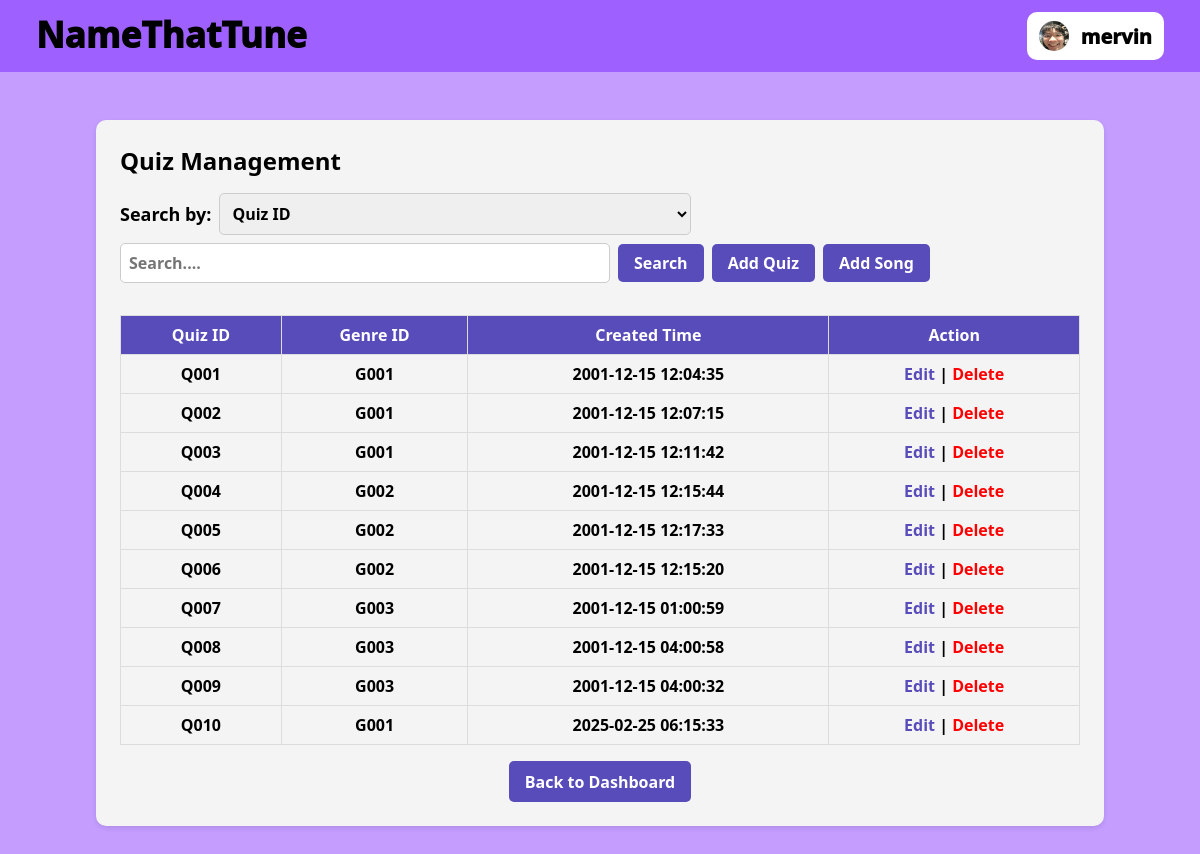
The app's page /admin_quiz_management.php (signed in) with its own data.
### tables this page shows
CREATE TABLE `quiz` (
  `QuizID` varchar(255) NOT NULL,
  `GenreID` varchar(255) DEFAULT NULL,
  `CreatedTime` datetime DEFAULT NULL,
  `QuizName` varchar(255) DEFAULT NULL
);

### admin_quiz_management.php (the view, shortened to what this page needs)
<?php
$servername = "localhost";
$dbusername = "root";
$dbpassword = "";
$dbname = "namethattune";
$connection = new mysqli($servername, $dbusername, $dbpassword, $dbname);
$username = $_SESSION['username'];
$stmt = $connection->prepare("SELECT ProfilePicture FROM admin WHERE Username = ?");
$stmt->bind_param("s", $username);
$stmt->execute();
$result = $stmt->get_result();
if ($result->num_rows > 0) {
    $row = $result->fetch_assoc();
    $profile_picture_path = $row['ProfilePicture'];
} else {
    $profile_picture_path = 'Icon/account.png';
}
$query = "SELECT QuizID AS quiz_id, GenreID AS genre_id, CreatedTime AS created_time FROM quiz";
$results = mysqli_query($connection, $query);
?>
<!DOCTYPE html>
<html lang="en">
<head>
    <link rel="stylesheet" href="user_header.css">
    <link rel="stylesheet" href="user_hamburger_menu.css">
</head>
<body>
    <div id="header">
        <h1><a href="admin_adminDashboard.php">NameThatTune</a></h1>
        <div id="login" onclick="">
            <img src="<?php echo htmlspecialchars($profile_picture_path); ?>">
            <p><?php echo htmlspecialchars($username); ?></p>
        </div>
    </div>
    <?php include 'admin_hamburger_menu.php'; ?>
    <div id="content">
        <div id="edit-quiz-container">
            <div class="section-title">Quiz Management</div>
            <div class="search-bar">
                <label for="filter">Search by:</label>
                <select id="filter">
                    <option value="id">Quiz ID</option>
                </select>
                <input type="text" id="search" placeholder="Search....">
                <button onclick="performSearch()">Search</button>
                <button id="add-quiz-button" onclick="moveToAddQuiz()">Add Quiz</button>
                <button id="add-song-button" onclick="moveToAddSong()">Add Song</button>
            </div>
            <table>
            <thead>
            <tr>
                <th>Quiz ID</th>
                <th>Genre ID</th>
                <th>Created Time</th>
                <th>Action</th>
            </tr>
            </thead>
            <tbody id="quizTable">
            <?php if (mysqli_num_rows($results) > 0): ?>
            <?php while ($row = mysqli_fetch_assoc($results)): ?>
                <tr>
                    <td><?php echo htmlspecialchars($row['quiz_id']); ?></td>
                    <td><?php echo htmlspecialchars($row['genre_id']); ?></td>
                    <td><?php echo htmlspecialchars($row['created_time']); ?></td>
                    <td class="actions">
                        <a id="edit-link" href="admin_quiz_management_2.php?quiz_id=<?php echo urlencode($row['quiz_id']); ?>">Edit</a> |
                        <a id="delete-link" href="admin_quiz_management.php?action=delete&id=<?php echo urlencode($row['quiz_id']); ?>"     onclick="return confirm('Are you sure you want to delete this quiz?');">Delete</a>
                    </td>
                    </tr>
                    <?php endwhile; ?>
                    <?php else: ?>
                    <tr>
                        <td colspan="4">No quizzes found.</td>
                    </tr>
                    <?php endif; ?>
                    </tbody>
                    </table>
                    <button onclick="back()" class="back-button">Back to Dashboard</button>
        </div>
    </div>
</body>
</html>

### user_header.css (style rules this page uses)
html, body { margin: 0; padding: 0; width: 100%; }
body { background-color: #C49DFF; display: flex; flex-direction: column; min-height: 100vh; }
#header { background-color: #9E61FF; display: flex; justify-content: space-between; align-items: center; height: 72px; padding: 0 3%; }
#header h1 { font-family: "Lalezar", system-ui; font-size: clamp(1.8rem, 5vw, 2.2rem); font-weight: 1000; font-style: normal; padding-bottom: 4px; margin: 0; }
#header h1 a:link, #header h1 a:visited { color: black; text-decoration: none; }
#login { width: fit-content; min-width: 120px; height: 48px; background-color: white; border-radius: 10px; display: flex; justify-content: center; align-items: center; }
#login img { width: 30px; height: 30px; border-radius: 50%; margin: 0 0 0 12px; }
#login p { font-family: "Lalezar", system-ui; font-size: clamp(1.15rem, 5vw, 1.25rem); font-weight: 1000; font-style: normal; margin: 0 12px; }

### admin_quiz_management.php (style rules this page uses)
#content { display: flex; justify-content: center; height: fit-content; margin: 48px 0; }
#edit-quiz-container { display: flex; flex-direction: column; font-family: 'Lalezar', system-ui; font-size: clamp(14px, 1.5vw, 16px); background-color: #f4f4f4; width: 80%; max-width: 1100px; padding: 1.5rem; border-radius: 10px; box-shadow: 0 2px 5px rgba(0, 0, 0, 0.1); align-self: center; }
.section-title { font-size: clamp(24px, 1.5vw, 32px); font-weight: 700; margin-bottom: 1rem; text-align: left; }
.search-bar { display: flex; flex-wrap: wrap; gap: 0.5rem; align-items: center; justify-content: left; margin-bottom: 1rem; }
.search-bar label { font-family: 'Lalezar', system-ui; font-size: clamp(14px, 1.5vw, 20px); font-weight: 700; }
.search-bar select, .search-bar input { font-family: 'Lalezar', system-ui; font-size: clamp(12px, 1.5vw, 16px); font-weight: 700; padding: 0.5rem; border: 1px solid #ccc; border-radius: 5px; width: calc(50% - 0.5rem); min-width: 120px; }
.search-bar button { padding: 0.5rem 1rem; font-family: 'Lalezar', system-ui; font-size: clamp(14px, 1.5vw, 16px); font-weight: 700; background-color: #584cba; color: white; border: none; border-radius: 5px; cursor: pointer; }
table { width: 100%; border-collapse: collapse; margin-top: 1rem; font-family: 'Lalezar', system-ui; font-weight: 700; }
th, td { font-size: (14px, 1.5vw, 16px); padding: 0.5rem; text-align: center; border: 1px solid #ddd; }
th { font-weight: 700; background-color: #584cba; color: white; }
.actions a { font-size: clamp(14px, 1.5vw, 16px); }
.actions #edit-link { color: #584cba; text-decoration: none; }
.actions #delete-link { color: red; text-decoration: none; }
.back-button { font-family: 'Lalezar', system-ui; font-size: clamp(14px, 1.5vw, 16px); font-weight: 700; display: block; width: fit-content; padding: 0.6rem 1rem; background-color: #584cba; color: white; text-align: center; border-style: none; border-radius: 5px; margin: 1rem auto 0; }

### records on screen
quiz: QuizID "Q001", GenreID "G001", CreatedTime "2001-12-15 12:04:35"
quiz: QuizID "Q002", GenreID "G001", CreatedTime "2001-12-15 12:07:15"
quiz: QuizID "Q003", GenreID "G001", CreatedTime "2001-12-15 12:11:42"
quiz: QuizID "Q004", GenreID "G002", CreatedTime "2001-12-15 12:15:44"
quiz: QuizID "Q005", GenreID "G002", CreatedTime "2001-12-15 12:17:33"
quiz: QuizID "Q006", GenreID "G002", CreatedTime "2001-12-15 12:15:20"
quiz: QuizID "Q007", GenreID "G003", CreatedTime "2001-12-15 01:00:59"
quiz: QuizID "Q008", GenreID "G003", CreatedTime "2001-12-15 04:00:58"
quiz: QuizID "Q009", GenreID "G003", CreatedTime "2001-12-15 04:00:32"
quiz: QuizID "Q010", GenreID "G001", CreatedTime "2025-02-25 06:15:33"

### other values on screen
$username "mervin"
